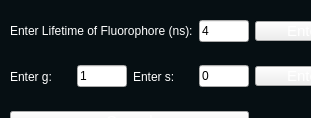
<?xml version="1.0" encoding="UTF-8"?>
<ui version="4.0">
 <class>Form</class>
 <widget class="QWidget" name="Form">
  <property name="geometry">
   <rect>
    <x>0</x>
    <y>0</y>
    <width>311</width>
    <height>118</height>
   </rect>
  </property>
  <property name="windowTitle">
   <string>Fraction</string>
  </property>
  <widget class="QLabel" name="label_2">
   <property name="geometry">
    <rect>
     <x>-200</x>
     <y>-20</y>
     <width>1231</width>
     <height>491</height>
    </rect>
   </property>
   <property name="styleSheet">
    <string notr="true">background: rgb(6,15,19);</string>
   </property>
   <property name="frameShape">
    <enum>QFrame::NoFrame</enum>
   </property>
   <property name="text">
    <string/>
   </property>
  </widget>
  <widget class="QWidget" name="gridLayoutWidget">
   <property name="geometry">
    <rect>
     <x>0</x>
     <y>10</y>
     <width>363</width>
     <height>131</height>
    </rect>
   </property>
   <layout class="QGridLayout" name="gridLayout">
    <property name="leftMargin">
     <number>10</number>
    </property>
    <property name="topMargin">
     <number>10</number>
    </property>
    <property name="rightMargin">
     <number>10</number>
    </property>
    <property name="bottomMargin">
     <number>10</number>
    </property>
    <property name="horizontalSpacing">
     <number>6</number>
    </property>
    <item row="0" column="4">
     <widget class="QPushButton" name="EnterLifetime">
      <property name="sizePolicy">
       <sizepolicy hsizetype="Maximum" vsizetype="Fixed">
        <horstretch>0</horstretch>
        <verstretch>0</verstretch>
       </sizepolicy>
      </property>
      <property name="minimumSize">
       <size>
        <width>100</width>
        <height>0</height>
       </size>
      </property>
      <property name="styleSheet">
       <string notr="true">QPushButton{

            border: 4px solid '#4aa3d1';
            background: '#4aa3d1';
            color: white;
            font-family: 'Helvetica';
            font-size: 15px;
            padding: 0px 0;
            margin-top: 0px
}
QPushButton:hover{
	background: '#173953';
     border: 4px solid '#173953'
}</string>
      </property>
      <property name="text">
       <string>Enter</string>
      </property>
     </widget>
    </item>
    <item row="2" column="3" rowspan="2">
     <widget class="QLineEdit" name="y_coor">
      <property name="sizePolicy">
       <sizepolicy hsizetype="Minimum" vsizetype="Fixed">
        <horstretch>0</horstretch>
        <verstretch>0</verstretch>
       </sizepolicy>
      </property>
      <property name="maximumSize">
       <size>
        <width>50</width>
        <height>16777215</height>
       </size>
      </property>
      <property name="text">
       <string>0</string>
      </property>
     </widget>
    </item>
    <item row="2" column="2" rowspan="2">
     <widget class="QLabel" name="label_6">
      <property name="styleSheet">
       <string notr="true">color: #FFFFFF</string>
      </property>
      <property name="text">
       <string>Enter s:</string>
      </property>
     </widget>
    </item>
    <item row="2" column="1" rowspan="2">
     <widget class="QLineEdit" name="x_coor">
      <property name="sizePolicy">
       <sizepolicy hsizetype="Minimum" vsizetype="Fixed">
        <horstretch>0</horstretch>
        <verstretch>0</verstretch>
       </sizepolicy>
      </property>
      <property name="maximumSize">
       <size>
        <width>50</width>
        <height>16777215</height>
       </size>
      </property>
      <property name="text">
       <string>1</string>
      </property>
     </widget>
    </item>
    <item row="2" column="0" rowspan="2">
     <widget class="QLabel" name="label_5">
      <property name="sizePolicy">
       <sizepolicy hsizetype="Minimum" vsizetype="Preferred">
        <horstretch>0</horstretch>
        <verstretch>0</verstretch>
       </sizepolicy>
      </property>
      <property name="styleSheet">
       <string notr="true">color: #FFFFFF</string>
      </property>
      <property name="text">
       <string>Enter g:</string>
      </property>
     </widget>
    </item>
    <item row="2" column="4" rowspan="2">
     <widget class="QPushButton" name="EnterCoors">
      <property name="sizePolicy">
       <sizepolicy hsizetype="Maximum" vsizetype="Fixed">
        <horstretch>0</horstretch>
        <verstretch>0</verstretch>
       </sizepolicy>
      </property>
      <property name="minimumSize">
       <size>
        <width>100</width>
        <height>0</height>
       </size>
      </property>
      <property name="styleSheet">
       <string notr="true">QPushButton{

            border: 4px solid '#4aa3d1';
            background: '#4aa3d1';
            color: white;
            font-family: 'Helvetica';
            font-size: 15px;
            padding: 0px 0;
            margin-top: 0px
}
QPushButton:hover{
	background: '#173953';
     border: 4px solid '#173953'
}</string>
      </property>
      <property name="text">
       <string>Enter</string>
      </property>
     </widget>
    </item>
    <item row="0" column="3">
     <widget class="QLineEdit" name="lifetime">
      <property name="sizePolicy">
       <sizepolicy hsizetype="Minimum" vsizetype="Fixed">
        <horstretch>0</horstretch>
        <verstretch>0</verstretch>
       </sizepolicy>
      </property>
      <property name="maximumSize">
       <size>
        <width>50</width>
        <height>16777215</height>
       </size>
      </property>
      <property name="text">
       <string>4</string>
      </property>
     </widget>
    </item>
    <item row="0" column="0" colspan="3">
     <widget class="QLabel" name="label_4">
      <property name="sizePolicy">
       <sizepolicy hsizetype="Expanding" vsizetype="Minimum">
        <horstretch>0</horstretch>
        <verstretch>0</verstretch>
       </sizepolicy>
      </property>
      <property name="styleSheet">
       <string notr="true">color: #FFFFFF</string>
      </property>
      <property name="text">
       <string>Enter Lifetime of Fluorophore (ns):</string>
      </property>
     </widget>
    </item>
    <item row="4" column="0" colspan="4">
     <widget class="QPushButton" name="Cancel">
      <property name="styleSheet">
       <string notr="true">QPushButton{

            border: 4px solid '#4aa3d1';
            background: '#4aa3d1';
            color: white;
            font-family: 'Helvetica';
            font-size: 15px;
            padding: 0px 0;
            margin-top: 0px
}
QPushButton:hover{
	background: '#173953';
     border: 4px solid '#173953'
}
</string>
      </property>
      <property name="text">
       <string>Cancel</string>
      </property>
     </widget>
    </item>
   </layout>
  </widget>
 </widget>
 <resources/>
 <connections/>
</ui>
